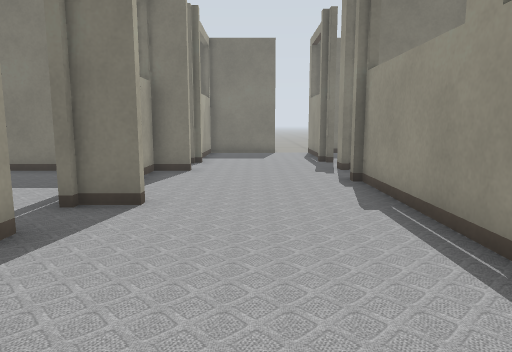
[1] (above)

24 first-person views from a walk through a robot-simulator world made for Gazebo. The camera is 0.72 m above the floor, tilts 8° down and sees 70° across. Floor lines are 1 m apart. The floor is counted in squares, 0.5 m on a side. Each view is taken from the middle of a square. On the plan, view 1 faces up. The plan holds only what a view shows up to about 16 squares ahead; the rest is blank. The place goes on beyond the plan.

[2]
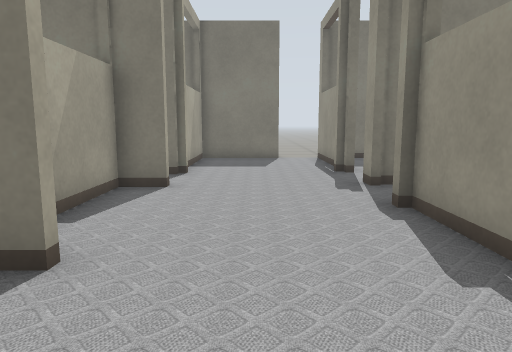

[3]
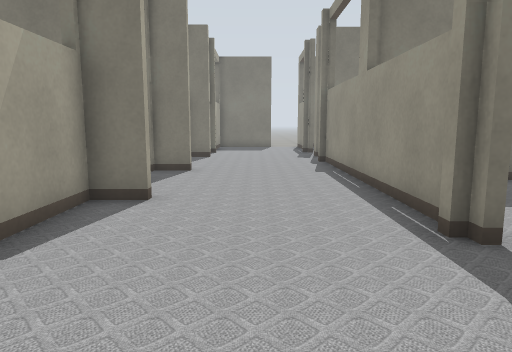

[4]
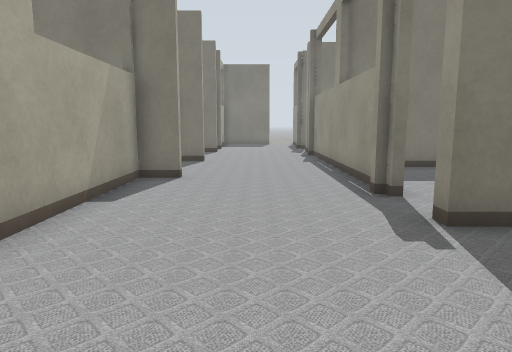

[5]
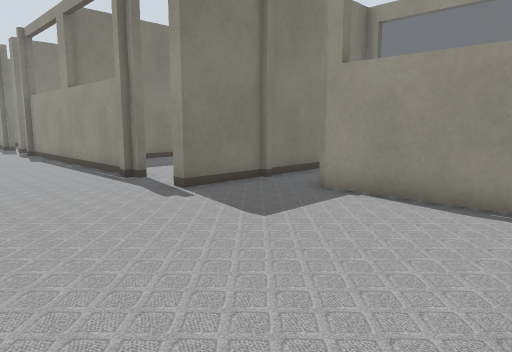

[6]
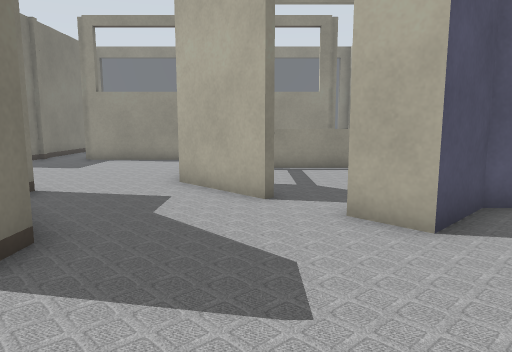

[7]
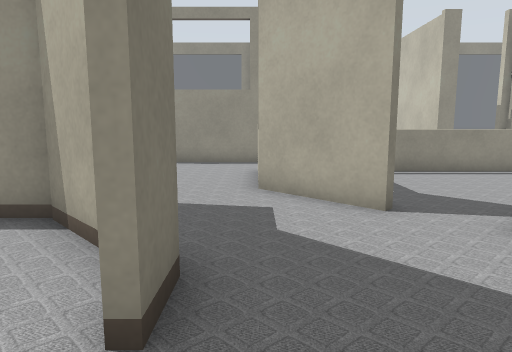

[8]
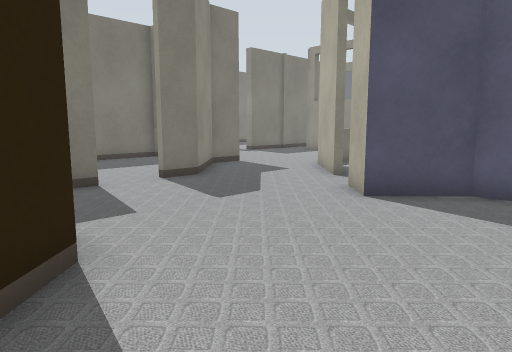

[9]
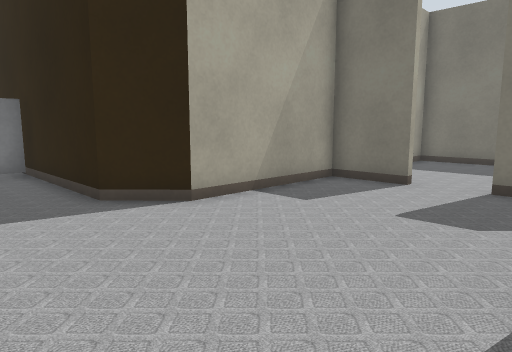

[10]
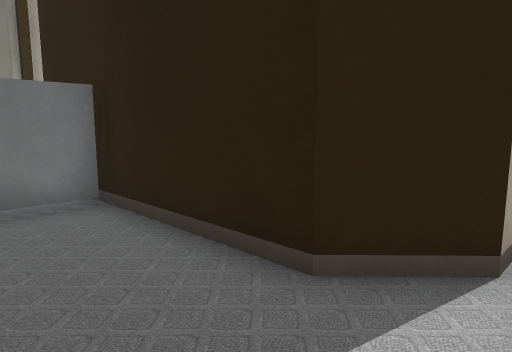

[11]
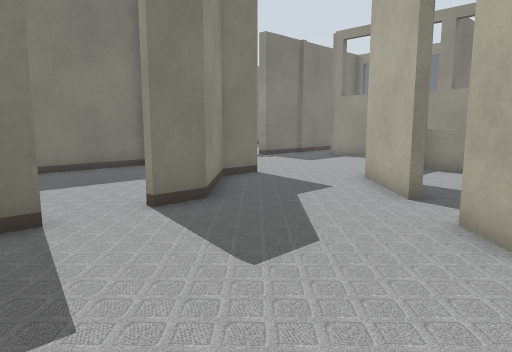

[12]
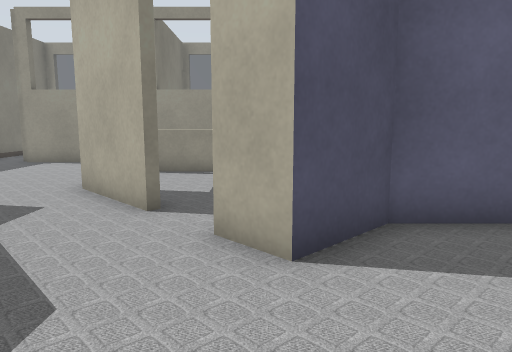

[13]
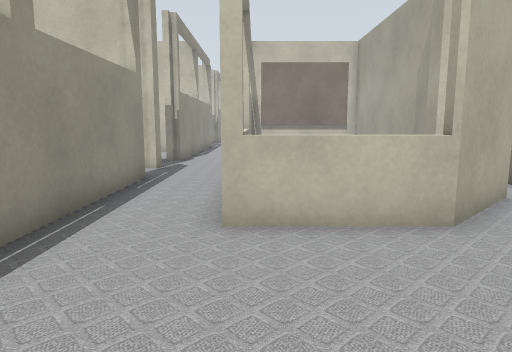

[14]
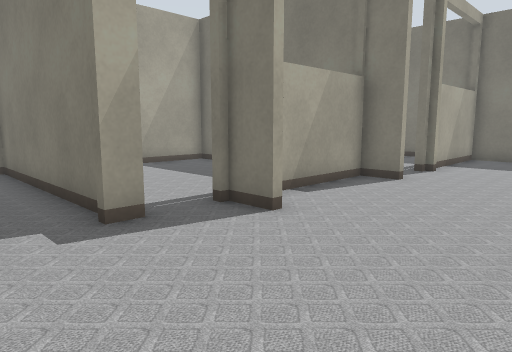

[15]
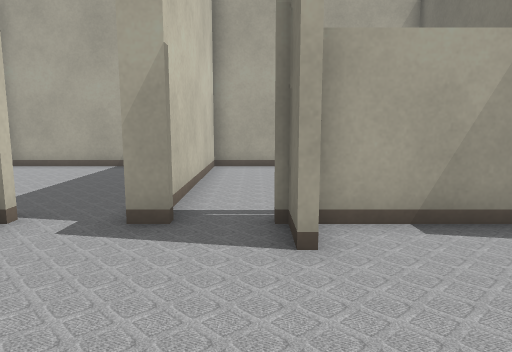

[16]
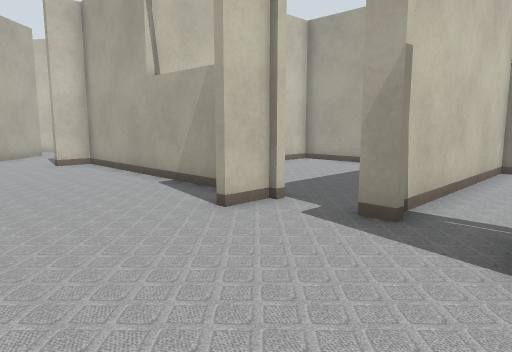

[17]
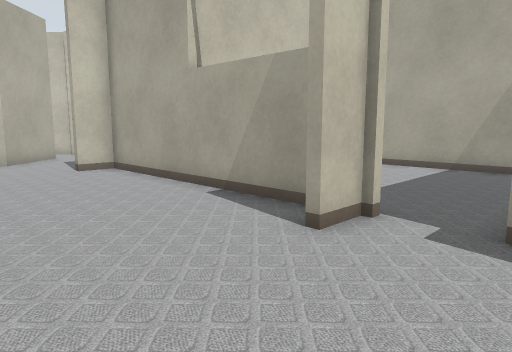

[18]
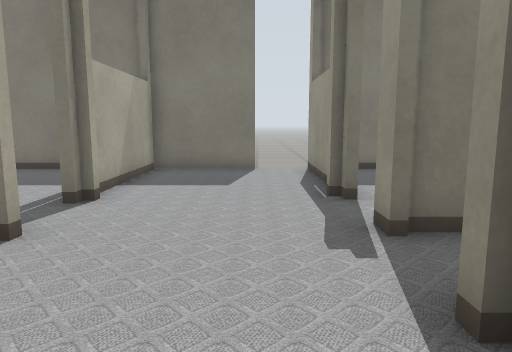

[19]
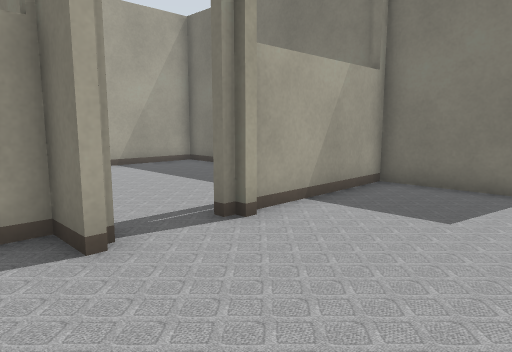

[20]
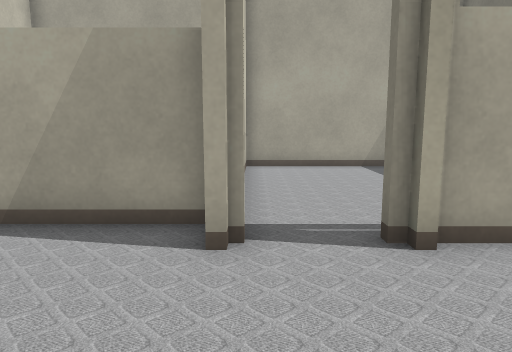

[21]
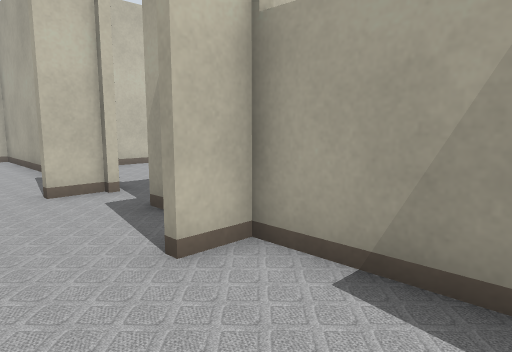

[22]
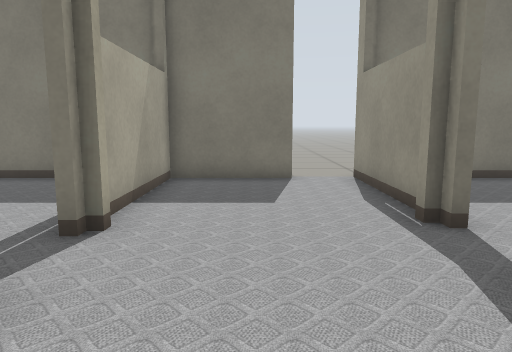

[23]
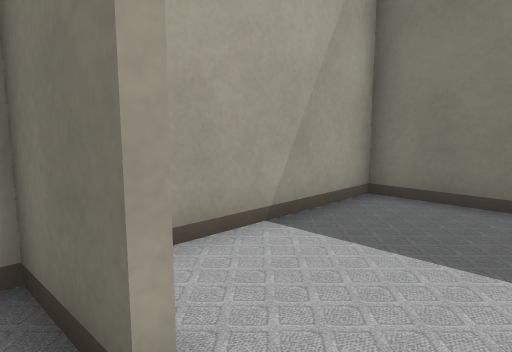

[24]
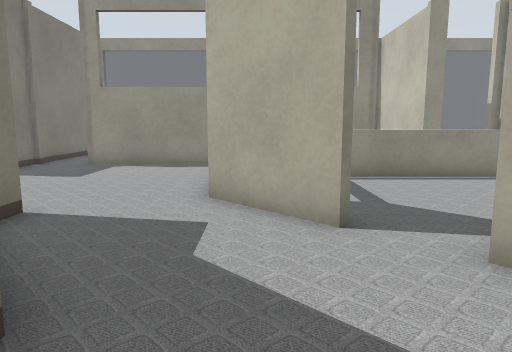

### Floor plan
Ten units are one square. View 1 is at (0, 0); x grows to the right and y downward. Boxes are objects, and circles mark ways between rooms. Rooms are numbered by the first view taken in them; rooms with no view inside come last. Other rooms are left out.
<svg viewBox="-250 -196 309 386">
<path fill="none" stroke="#000" d="M-20 -65 -32 -65M-35 -67 -20 -67M30 -93 24 -93M-32 -48 -32 -40M-20 -114 -78 -114M27 -115 27 -123M-20 -19 -35 -19M-32 -115 -32 -66M-32 -20 -32 34M27 -3 27 -94M27 -139 27 -144M27 -150 27 -191M27 29 27 24M10 -188 -23 -188 -23 -141M-8 101 25 101M50 150 50 51M54 29 27 29M-32 34 -32 69 -20 69M53 178 53 170M-85 93 -107 93 -107 140 -120 153 -200 153M-38 178 -38 159 -53 144 -43 134M-230 153 -245 153M-30 122 -8 101M-20 71 -36 71 -58 93 -69 93M-91 -188 -107 -188 -107 -117 -86 -117M-25 -188 -70 -188M-70 27 -35 27M-32 -22 -20 -22M-39 -43 -107 -43 -107 27 -92 27M-49 82 -35 68 -35 60M-35 29 -107 29 -107 78M-30 151 -30 159M-32 164 -32 185M22 180 22 100M10 103 5 103"/>
<rect x="-175" y="155" width="10" height="20" fill="#bbb"><title>marker</title></rect>
<circle cx="0" cy="25" r="3" fill="#2a7"/>
<circle cx="-25" cy="-130" r="3" fill="#2a7"/>
<circle cx="-30" cy="-30" r="3" fill="#2a7"/>
<circle cx="-20" cy="87" r="3" fill="#2a7"/>
<circle cx="-75" cy="90" r="3" fill="#2a7"/>
<circle cx="-30" cy="130" r="3" fill="#2a7"/>
<text x="0" y="-70">1</text>
<text x="20" y="90">2</text>
<text x="-130" y="160">3</text>
<text x="-70" y="-150">4</text>
<text x="-70" y="-10">5</text>
<text x="-70" y="60">6</text>
<text x="-10" y="150">7</text>
</svg>
Room 1 opens to room 2. Room 1 opens to room 4. Room 1 opens to room 5. Room 2 opens to room 3. Room 3 opens to room 6. Room 3 opens to room 7.

Where each view was taken, in squares from view 1:
view 1: 0 up, 0 right, facing up
view 2: 3 up, 0 right, facing up
view 3: 5 down, 0 right, facing up
view 4: 8 down, 0 right, facing up
view 5: 10 down, 2 left, facing up-right
view 6: 12 down, 10 left, facing right
view 7: 10 down, 9 left, facing right
view 8: 18 down, 12 left, facing up-right
view 9: 18 down, 5 left, facing up-left
view 10: 18 down, 10 left, facing up-left
view 11: 15 down, 10 left, facing up-right
view 12: 14 down, 9 left, facing right
view 13: 5 down, 2 right, facing down
view 14: 2 up, 2 right, facing up-left
view 15: 6 up, 2 right, facing left
view 16: 7 up, 2 right, facing down-left
view 17: 5 up, 2 right, facing down-left
view 18: 7 up, 1 right, facing up
view 19: 10 up, 2 right, facing up-left
view 20: 12 up, 2 right, facing left
view 21: 10 up, 0 right, facing down-left
view 22: 9 up, 0 right, facing up
view 23: 10 down, 7 left, facing up-left
view 24: 11 down, 8 left, facing right
